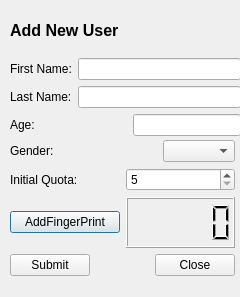
<?xml version="1.0" encoding="UTF-8"?>
<ui version="4.0">
 <class>UserAdd</class>
 <widget class="QDialog" name="UserAdd">
  <property name="geometry">
   <rect>
    <x>0</x>
    <y>0</y>
    <width>240</width>
    <height>297</height>
   </rect>
  </property>
  <property name="windowTitle">
   <string>Dialog</string>
  </property>
  <property name="styleSheet">
   <string notr="true"/>
  </property>
  <widget class="QWidget" name="layoutWidget">
   <property name="geometry">
    <rect>
     <x>10</x>
     <y>10</y>
     <width>231</width>
     <height>126</height>
    </rect>
   </property>
   <layout class="QVBoxLayout" name="verticalLayout">
    <item>
     <widget class="QLabel" name="label_2">
      <property name="text">
       <string>&lt;!DOCTYPE HTML PUBLIC &quot;-//W3C//DTD HTML 4.0//EN&quot; &quot;http://www.w3.org/TR/REC-html40/strict.dtd&quot;&gt;
&lt;html&gt;&lt;head&gt;&lt;meta name=&quot;qrichtext&quot; content=&quot;1&quot; /&gt;&lt;style type=&quot;text/css&quot;&gt;
p, li { white-space: pre-wrap; }
&lt;/style&gt;&lt;/head&gt;&lt;body style=&quot; font-family:'Sans'; font-size:10pt; font-weight:400; font-style:normal;&quot;&gt;
&lt;table style=&quot;-qt-table-type: root; margin-top:4px; margin-bottom:4px; margin-left:4px; margin-right:4px;&quot;&gt;
&lt;tr&gt;
&lt;td style=&quot;border: none;&quot;&gt;
&lt;p style=&quot; margin-top:0px; margin-bottom:0px; margin-left:0px; margin-right:0px; -qt-block-indent:0; text-indent:0px;&quot;&gt;&lt;span style=&quot; font-size:12pt; font-weight:600;&quot;&gt;Add New User &lt;/span&gt;&lt;/p&gt;&lt;/td&gt;&lt;/tr&gt;&lt;/table&gt;&lt;/body&gt;&lt;/html&gt;</string>
      </property>
     </widget>
    </item>
    <item>
     <layout class="QHBoxLayout" name="NameLayout">
      <item>
       <widget class="QLabel" name="FirstNameLabel">
        <property name="text">
         <string>First Name:</string>
        </property>
       </widget>
      </item>
      <item>
       <widget class="QLineEdit" name="FirstNameEdit"/>
      </item>
     </layout>
    </item>
    <item>
     <layout class="QHBoxLayout" name="LastNameLayout">
      <item>
       <widget class="QLabel" name="LastNameLabel">
        <property name="text">
         <string>Last Name:</string>
        </property>
       </widget>
      </item>
      <item>
       <widget class="QLineEdit" name="LastNameEdit"/>
      </item>
     </layout>
    </item>
    <item>
     <layout class="QHBoxLayout" name="AgeLayout">
      <item>
       <widget class="QLabel" name="AgeLabel">
        <property name="text">
         <string>Age:</string>
        </property>
       </widget>
      </item>
      <item>
       <spacer name="horizontalSpacer">
        <property name="orientation">
         <enum>Qt::Horizontal</enum>
        </property>
        <property name="sizeHint" stdset="0">
         <size>
          <width>40</width>
          <height>20</height>
         </size>
        </property>
       </spacer>
      </item>
      <item>
       <widget class="QLineEdit" name="AgeEdit"/>
      </item>
     </layout>
    </item>
   </layout>
  </widget>
  <widget class="QWidget" name="layoutWidget">
   <property name="geometry">
    <rect>
     <x>10</x>
     <y>140</y>
     <width>225</width>
     <height>136</height>
    </rect>
   </property>
   <layout class="QVBoxLayout" name="verticalLayout_2">
    <item>
     <layout class="QHBoxLayout" name="GenderLayout">
      <item>
       <widget class="QLabel" name="GenderLabel">
        <property name="text">
         <string>Gender:</string>
        </property>
       </widget>
      </item>
      <item>
       <spacer name="horizontalSpacer_2">
        <property name="orientation">
         <enum>Qt::Horizontal</enum>
        </property>
        <property name="sizeHint" stdset="0">
         <size>
          <width>40</width>
          <height>20</height>
         </size>
        </property>
       </spacer>
      </item>
      <item>
       <widget class="QComboBox" name="comboBox">
        <property name="insertPolicy">
         <enum>QComboBox::InsertAtBottom</enum>
        </property>
       </widget>
      </item>
     </layout>
    </item>
    <item>
     <layout class="QHBoxLayout" name="KeroseneLayout">
      <item>
       <widget class="QLabel" name="label">
        <property name="text">
         <string>Initial Quota:</string>
        </property>
       </widget>
      </item>
      <item>
       <widget class="QSpinBox" name="keroseneSpinBox">
        <property name="minimum">
         <number>5</number>
        </property>
        <property name="maximum">
         <number>40</number>
        </property>
       </widget>
      </item>
     </layout>
    </item>
    <item>
     <layout class="QHBoxLayout" name="horizontalLayout">
      <item>
       <widget class="QPushButton" name="AddFingerPrint">
        <property name="text">
         <string>AddFingerPrint</string>
        </property>
       </widget>
      </item>
      <item>
       <widget class="QLCDNumber" name="lcdNumber"/>
      </item>
     </layout>
    </item>
    <item>
     <layout class="QHBoxLayout" name="horizontalLayout_2">
      <item>
       <widget class="QPushButton" name="SubmitButton">
        <property name="text">
         <string>Submit</string>
        </property>
       </widget>
      </item>
      <item>
       <spacer name="horizontalSpacer_3">
        <property name="orientation">
         <enum>Qt::Horizontal</enum>
        </property>
        <property name="sizeHint" stdset="0">
         <size>
          <width>78</width>
          <height>20</height>
         </size>
        </property>
       </spacer>
      </item>
      <item>
       <widget class="QPushButton" name="pushButton">
        <property name="text">
         <string>Close</string>
        </property>
       </widget>
      </item>
     </layout>
    </item>
   </layout>
  </widget>
 </widget>
 <resources/>
 <connections/>
</ui>
